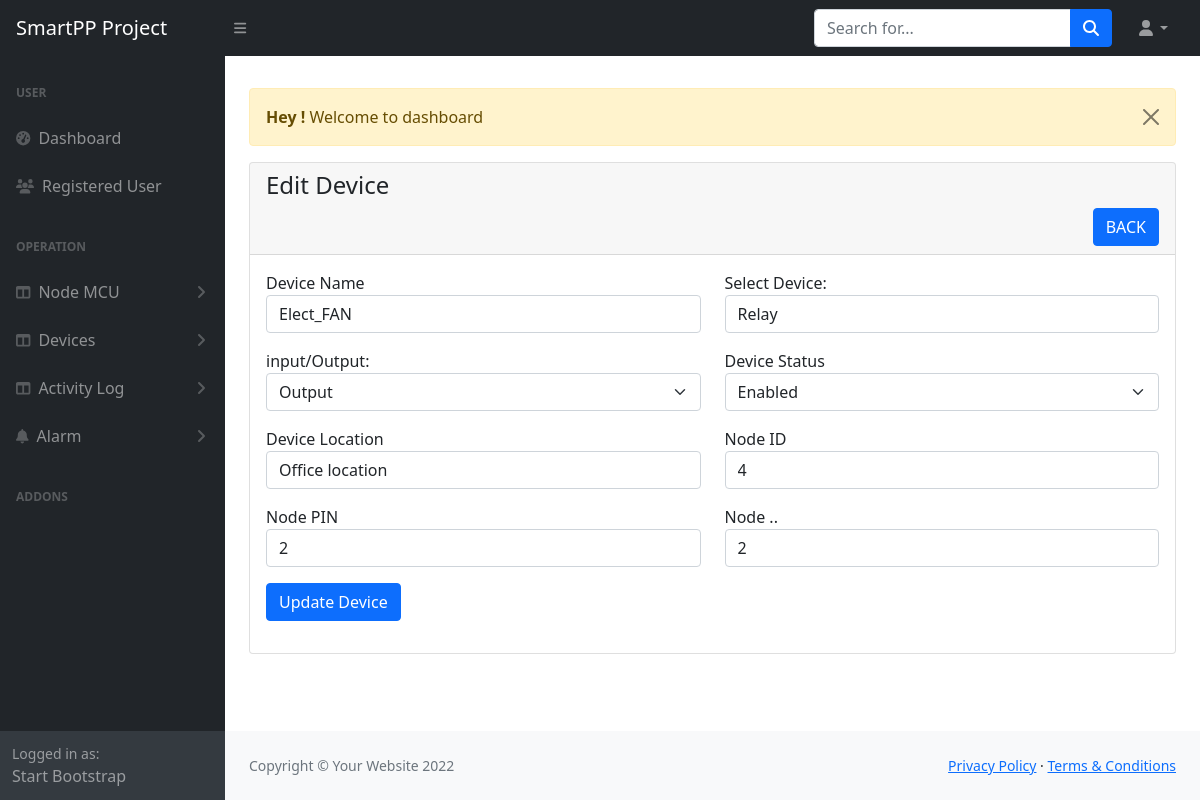
/admin/device-edit.php?id=1 (signed in), run on the app's committed database.
### tables this page shows
CREATE TABLE `tc_device` (
  `id` int(11) NOT NULL,
  `device_name` varchar(200) NOT NULL,
  `device_type` varchar(200) NOT NULL,
  `device_io` varchar(2) NOT NULL COMMENT '1=input,2=output',
  `device_status` int(1) NOT NULL COMMENT 'default = 0',
  `device_location` varchar(200) NOT NULL,
  `node_id` int(11) NOT NULL,
  `node_pin` tinyint(2) NOT NULL,
  `table_name` varchar(200) NOT NULL,
  `create_at` timestamp NOT NULL DEFAULT current_timestamp()
);

### admin/device-edit.php (the view, shortened to what this page needs)
<?php
include('includes/header.php');
require 'functions.php';
?>
<div class="container-fluid px-4">
    <div class="row mt-4">
        <div class="col-md-12">
            <?php include('message.php'); ?>
            <div class="card">
                <div class="card-header">
                    <h4>Edit Device</h4>
                    <a href="device-view.php" class="btn btn-primary float-end">BACK</a>
                </div>
                <div class="card-body">
                    <?php
                    if (isset($_GET['id'])) {
                        $id = $_GET['id'];
                        $device_query = "SELECT * FROM tc_device WHERE id='$id' LIMIT 1";
                        $device_query_res = mysqli_query($con, $device_query);
                        if (mysqli_num_rows($device_query_res) > 0) {
                            $device_row = mysqli_fetch_array($device_query_res);
                    ?>
                            <form action="code.php" method="POST" enctype="multipart/form-data">
                                <div class="row">
                                    <div class="col-md-6 mb-3">
                                        <label for="">Device Name</label>
                                        <input type="text" name="device_name" value="<?= $device_row['device_name'] ?>" class="form-control">
                                    </div>
                                    <div class="form-group col-md-6 mb-3">
                                        <label for="device_type">Select Device:</label>
                                        <select id="device_type" name="device_type" class="form-control">
                                            <option selected='selected' value="<?= $device_row['device_type'] ?>" selected='selected'><?= $device_row['device_type'] ?></option>
                                        </select>
                                    </div>
                                    <div class="form-group col-md-6 mb-3">
                                        <label for="">input/Output:</label>
                                        <select id="device_io" name="device_io" class="form-select" aria-label="Default select example">
                                            <option selected='selected' value="<?= $device_row['device_io'] ?>" selected='selected'><?= $device_row['device_io'] == 1 ? 'Input':'Output' ?></option>
                                        </select>
                                    </div>
                                    <div class="col-md-6 mb-3">
                                        <label for="">Device Status</label>
                                        <select id="device_status" name="device_status" class="form-select" aria-label="Default select example">
                                            <option selected='selected' value="<?= $device_row['device_status'] ?>" selected='selected'><?= $device_row['device_status'] == 1 ? 'Enabled':'Disabled' ?></option>
                                        </select>
                                    </div>
                                    <div class="col-md-6 mb-3">
                                        <label for="">Device Location</label>
                                        <input type="text" name="device_location" value="<?= $device_row['device_location'] ?>" class="form-control">
                                    </div>
                                    <div class="col-md-6 mb-3">
                                        <label for="">Node ID</label>
                                        <input type="text" name="node_id" value="<?= $device_row['node_id'] ?>" class="form-control">
                                    </div>
                                    <div class="col-md-6 mb-3">
                                        <label for="">Node PIN</label>
                                        <input type="text" name="node_pin" value="<?= $device_row['node_pin'] ?>" class="form-control">
                                    </div>
                                    <div class="col-md-6 mb-3">
                                        <label for="">Node ..</label>
                                        <input type="text" name="node_pi" value="<?= $device_row['node_pin'] ?>" class="form-control">
                                    </div>
                                    <div class="col-md-6 mb-3">
                                        <button type="submit" name="device_update" class="btn btn-primary">Update Device</button>
                                    </div>
                                </div>
                            </form>
                        <?php
                        } else {
                        ?>
                            <h4>No Record Found </h4>
                    <?php
                        }
                    }
                    ?>
                </div>
            </div>
        </div>
    </div>
    <?php
    include('includes/footer.php');
    include('includes/scripts.php');
    ?>

### data on the page
tc_device: device_name "Elect_FAN", device_type "Relay", device_io "Output", device_status "Enabled", device_location "Office location", node_id "4", node_pin "2", node_pi "2"

### other printed values
$_SESSION['message'] "Welcome to dashboard"
